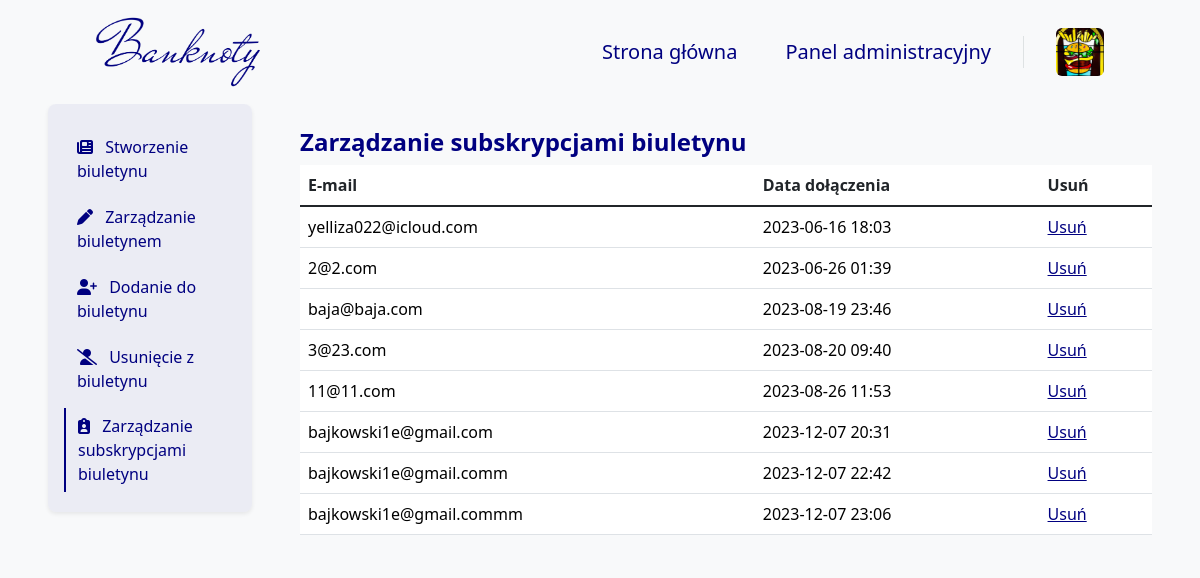
Before: /newsletter/user/AdminPanel/ (signed in) with the older database file.
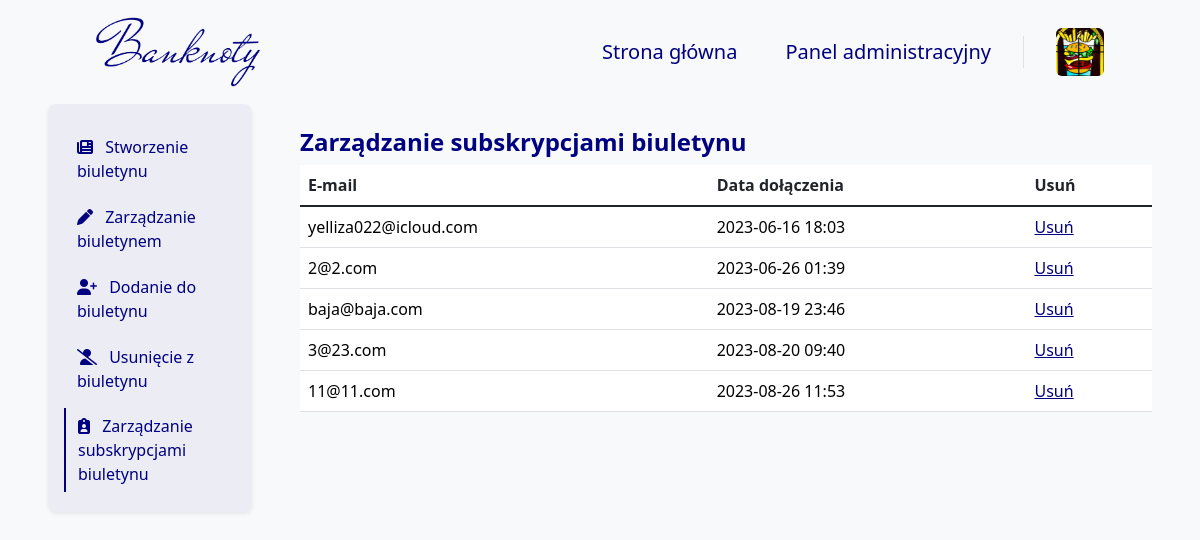
After: the same page with the newer database file.
### blog/models.py (models this page shows, shortened)
class NewsletterUser(models.Model):
    email = models.EmailField(
        null=False,
        blank=False,
        verbose_name="E-mail")
    date_added = models.DateTimeField(auto_now_add=True)

### blog/views_admin/newsletter/newsletter/newsletter_views.py (the view)
# urls.py: path('newsletter/user/AdminPanel/', newsletter_user_manage_admin_panel_view,
@superuser_required
def newsletter_user_manage_admin_panel_view(request):
    newsletter = NewsletterUser.objects.all()
    context = get_paginated_context(request, newsletter, 10)
    return render(
        request,
        'AdminTemplates/Newsletter/Newsletter/NewsletterUserManageAdmin.html',
        context
    )

### blog/views.py (called while the page is built)
def get_paginated_context(request, queryset, items_per_page=10):
    paginator = Paginator(queryset, items_per_page)
    page_number = request.GET.get('page')
    page_obj = paginator.get_page(page_number)
    context = {
        'page_obj': page_obj,
    }
    return context

### templates/AdminTemplates/Newsletter/Newsletter/NewsletterUserManageAdmin.html (shortened to what this page needs)
{% extends 'base.html' %}
{% block navbar %}
    {% include 'Navbar/NavbarAdmin.html' %}
{% endblock %}
{% block content %}
    <div class="container-fluid">
        <div class="row">
            <div class="col-12 col-lg-3 px-5 px-lg-5 mx-auto bg-body-tertiary">
                {% include 'AdminTemplates/Newsletter/Newsletter/Elements/Navigation.html' %}
            </div>
            <div class="col-12 col-lg-9 px-5 px-lg-0 pe-lg-5 pt-4 pt-lg-3 mx-auto bg-body-tertiary mt-2">
                <h4 class="mb-0 pb-2 fw-bold text-navy">
                    Zarządzanie subskrypcjami biuletynu
                </h4>
                {% include 'AdminTemplates/Newsletter/Newsletter/Elements/Table/NewsletterUser.html' %}
            </div>
        </div>
    </div>
{% endblock %}

### templates/AdminTemplates/Newsletter/Newsletter/Elements/Table/NewsletterUser.html
<table class="table table-hover">
    <thead>
    <tr>
        <th scope="col">E-mail</th>
        <th scope="col">Data dołączenia</th>
        <th scope="col">Usuń</th>
    </tr>
    </thead>
    <tbody class="table-group-divider">
    {% for newsletter in page_obj %}
        <tr>
            <td>
                <a class="admin_panel_link" href="{% url 'newsletter_user_detail_admin_panel' newsletter.pk %}">
                    {{ newsletter.email }}
                </a>
            </td>
            <td>
                <a class="admin_panel_link" href="{% url 'newsletter_user_detail_admin_panel' newsletter.pk %}">
                    {{ newsletter.date_added |date:'Y-m-d H:i' }}
                </a>
            </td>
            <td>
                <a class="admin_panel_edit_link" href="{% url 'newsletter_user_delete_admin_panel' newsletter.pk %}">
                    Usuń
                </a>
            </td>
        </tr>
    {% endfor %}
    </tbody>
</table>

Changed rows visible on the page:
removed NewsletterUser: email "bajkowski1e@gmail.com", date_added "2023-12-07 20:31"
removed NewsletterUser: email "bajkowski1e@gmail.comm", date_added "2023-12-07 22:42"
removed NewsletterUser: email "bajkowski1e@gmail.commm", date_added "2023-12-07 23:06"
